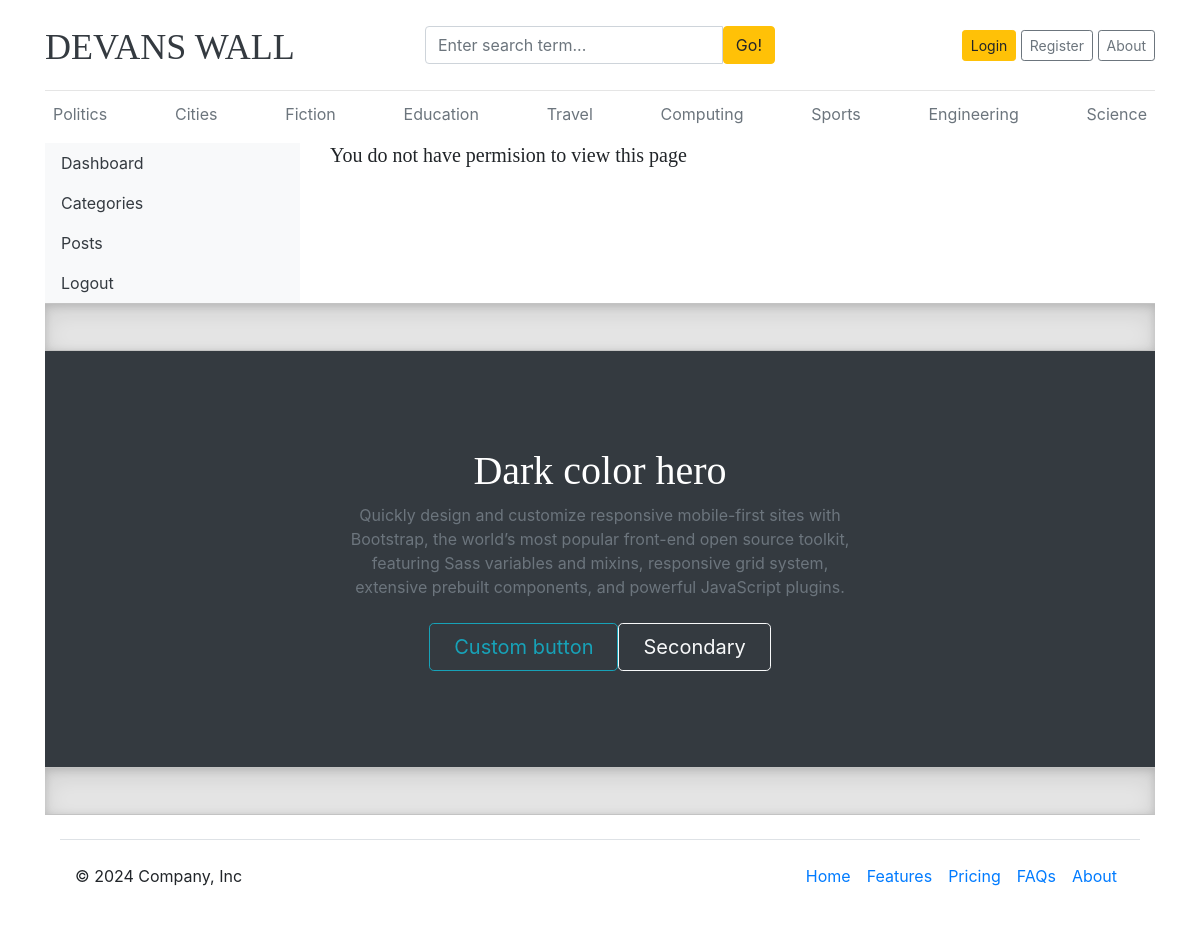
Screenshot of /CMS/dashboard/userMgt/allusers/ with the database file from the repository.
### blogs/models.py (models this page shows, shortened)
class Category(models.Model):
    category_name = models.CharField(max_length = 50, unique=True)
    category_decription = models.CharField(max_length = 150, unique=True, null=True)
    created_at = models.DateTimeField(auto_now_add =True)
    updated_at = models.DateTimeField(auto_now_add =True)
    class Meta:
        verbose_name_plural = 'Categories'

### Dashboards/views.py (the view)
# urls.py: path('userMgt/allusers/', views.allusers, name='allusers'),
def allusers(request):
    theusers = User.objects.all()
    context = {
        'theusers': theusers,
    }
    return render(request, 'Dash/userMgt/allusers.html', context)

### blogs/context_processors.py (called while the page is built)
def get_categories(request):
    categories = Category.objects.all().order_by('-updated_at')
    return dict(categories=categories)

def get_social_links(request):
    social_links = SocialLink.objects.all()
    return dict(social_links=social_links)

def get_about(request):
    theabout = About.objects.all()
    return dict(theabout=theabout)

### templates/Dash/userMgt/allusers.html (shortened to what this page needs)
{% extends 'base.html' %}
{% block content %}
<div class="row">
        {% include 'Dash/dashsidebar.html' %}
        <div class="col-md-9">
          {% if perms.auth.view_user %}
            <h2>All Users</h2>
            <a href="{% url 'aaddusers' %}" class="btn btn-dark text-light float-right mb-2">Add new user</a>
            <table class="table table-hover">
                <thead>
                  <tr>
                    <th>#</th>
                    <th>Full name</th>
                    <th>Username</th>
                    <th>Email</th>
                    <th>Active</th>
                    <th>Staff</th>
                    <th>Superuser</th>
                    <th>Action</th>
                  </tr>
                </thead>
                <tbody>
                    {% for i in theusers %}
                  <tr>
                    <td>{{ forloop.counter}}</td>
                    <td>{{ i.first_name }}, {{ i.last_name }}</td>
                    <td>{{i.username}}</td>
                    <td>{{i.email}}</td>
                    <td>{% if i.is_active %}<i class="fa fa-check text-success"></i>{% else %} <i class="fa fa-times text-danger"></i>{% endif %}</td>
                    <td>{% if i.is_staff %}<i class="fa fa-check text-success"></i>{% else %} <i class="fa fa-times text-danger"></i>{% endif %}</td>
                    <td>{% if i.is_superuser %}<i class="fa fa-check text-success"></i>{% else %} <i class="fa fa-times text-danger"></i>{% endif %}</td>
                    <td>
                        <a href="{% url 'editusers' i.id %}"><i class="fa fa-edit text-success"></i></a>&nbsp;
                        <a href="{% url 'deleteUser' i.id %}" onclick="return confirmDelete();"><i class="fa fa-trash text-danger"></i></a>
                    </td>
                  </tr>
                  {% endfor %}
                </tbody>
              </table>
              {% else %}
              <h5>You do not have permision to view this page</h5>
              {% endif %}
        </div>
</div>
{% endblock%}

### templates/base.html (shortened to what this page needs)
{% load static %}
<!DOCTYPE html>
<html lang="en">
<head>
    <link href="https://getbootstrap.com/docs/4.0/dist/css/bootstrap.min.css" rel="stylesheet">
    <link href="{% static 'css/blog.css' %}" rel="stylesheet">
    <link href="{% static 'css/footer.css' %}" rel="stylesheet">
    <link rel="stylesheet" href="https://cdnjs.cloudflare.com/ajax/libs/font-awesome/4.7.0/css/font-awesome.min.css">
  </head>
<body>
    <div class="container">
      <header class="blog-header py-3">
        <div class="row flex-nowrap justify-content-between align-items-center">
          <div class="col-4 pt-1">
            <a class="blog-header-logo text-dark" href="/">DEVANS WALL</a>
          </div>
          <div class="col-4">
            <form action="{% url 'search' %}" method="GET">
              <div class="input-group">
                <input class="form-control" type="text" name="keyword" value="{{thesearchterm}}" placeholder="Enter search term..." aria-label="Enter search term..." aria-describedby="button-search" />
                <button type="submit" class="btn btn-warning" id="button-search">Go!</button>
              </div>
          </form>
          </div>
          <div class="col-4 d-flex justify-content-end align-items-center">
            {% if not user.is_authenticated %}
            <a class="btn btn-sm btn-warning" href="{% url 'login' %}">Login</a> &nbsp;
            <a class="btn btn-sm btn-outline-secondary" href="{% url 'register' %}">Register</a>&nbsp;
            <a class="btn btn-sm btn-outline-secondary" href="{% url 'about' %}">About</a>
            {% endif %}
          </div>
        </div>
      </header>
      <div class="nav-scroller py-1 mb-2">
        <nav class="nav d-flex justify-content-between">
          {% if categories %}
                {% for category in categories %}
                    <a class="p-2 text-muted" href="{% url 'post_by_category' category.id %}">{{ category.category_name }}</a>
                {% endfor %}
                {% else %}
                    <a class="p-2 text-muted" href="#">No Categories</a>
          {% endif %}
        </nav>
      </div>
            {% block content %}
            {% endblock %}
            <div class="b-example-divider"></div>
            <div class="bg-dark text-secondary px-4 py-5 text-center">
              <div class="py-5">
                <h1 class="display-5 fw-bold text-white">Dark color hero</h1>
                <div class="col-lg-6 mx-auto">
                  <p class="fs-5 mb-4">Quickly design and customize responsive mobile-first sites with Bootstrap, the world’s most popular front-end open source toolkit, featuring Sass variables and mixins, responsive grid system, extensive prebuilt components, and powerful JavaScript plugins.</p>
                  <div class="d-grid gap-2 d-sm-flex justify-content-sm-center">
                    <button type="button" class="btn btn-outline-info btn-lg px-4 me-sm-3 fw-bold">Custom button</button>
                    <button type="button" class="btn btn-outline-light btn-lg px-4">Secondary</button>
                  </div>
                </div>
              </div>
            </div>
            <div class="b-example-divider mb-0"></div>
<div class="container">
    <footer class="d-flex flex-wrap justify-content-between align-items-center py-3 my-4 border-top">
      <p class="col-md-4 mb-0 text-body-secondary">&copy; 2024 Company, Inc</p>
      <a href="/" class="col-md-4 d-flex align-items-center justify-content-center mb-3 mb-md-0 me-md-auto link-body-emphasis text-decoration-none">
        <svg class="bi me-2" width="40" height="32"><use xlink:href="#bootstrap"/></svg>
      </a>
      <ul class="nav col-md-4 justify-content-end">
        <li class="nav-item"><a href="#" class="nav-link px-2 text-body-secondary">Home</a></li>
        <li class="nav-item"><a href="#" class="nav-link px-2 text-body-secondary">Features</a></li>
        <li class="nav-item"><a href="#" class="nav-link px-2 text-body-secondary">Pricing</a></li>
        <li class="nav-item"><a href="#" class="nav-link px-2 text-body-secondary">FAQs</a></li>
        <li class="nav-item"><a href="#" class="nav-link px-2 text-body-secondary">About</a></li>
      </ul>
    </footer>
  </div>
  </body>
</html>

### Evans_Walls/static/css/blog.css (style rules this page uses)
.blog-header { border-bottom: 1px solid #e5e5e5; }
.blog-header-logo { font-family: "Playfair Display", Georgia, "Times New Roman", serif; font-size: 2.25rem; }
h1, h2, h3, h4, h5, h6 { font-family: "Playfair Display", Georgia, "Times New Roman", serif; }

### Evans_Walls/static/css/footer.css (style rules this page uses)
.b-example-divider { width: 100%; height: 3rem; background-color: rgba(0, 0, 0, .1); border: solid rgba(0, 0, 0, .15); border-width: 1px 0; box-shadow: inset 0 .5em 1.5em rgba(0, 0, 0, .1), inset 0 .125em .5em rgba(0, 0, 0, .15); }
.bi { vertical-align: -.125em; fill: currentColor; }
.nav-scroller { position: relative; z-index: 2; height: 2.75rem; overflow-y: hidden; }
.nav-scroller .nav { display: flex; flex-wrap: nowrap; padding-bottom: 1rem; margin-top: -1px; overflow-x: auto; text-align: center; white-space: nowrap; -webkit-overflow-scrolling: touch; }

### rows the page displays
Category: category_name "Politics"
Category: category_name "Cities"
Category: category_name "Fiction"
Category: category_name "Education"
Category: category_name "Travel"
Category: category_name "Computing"
Category: category_name "Sports"
Category: category_name "Engineering"
Category: category_name "Science"
